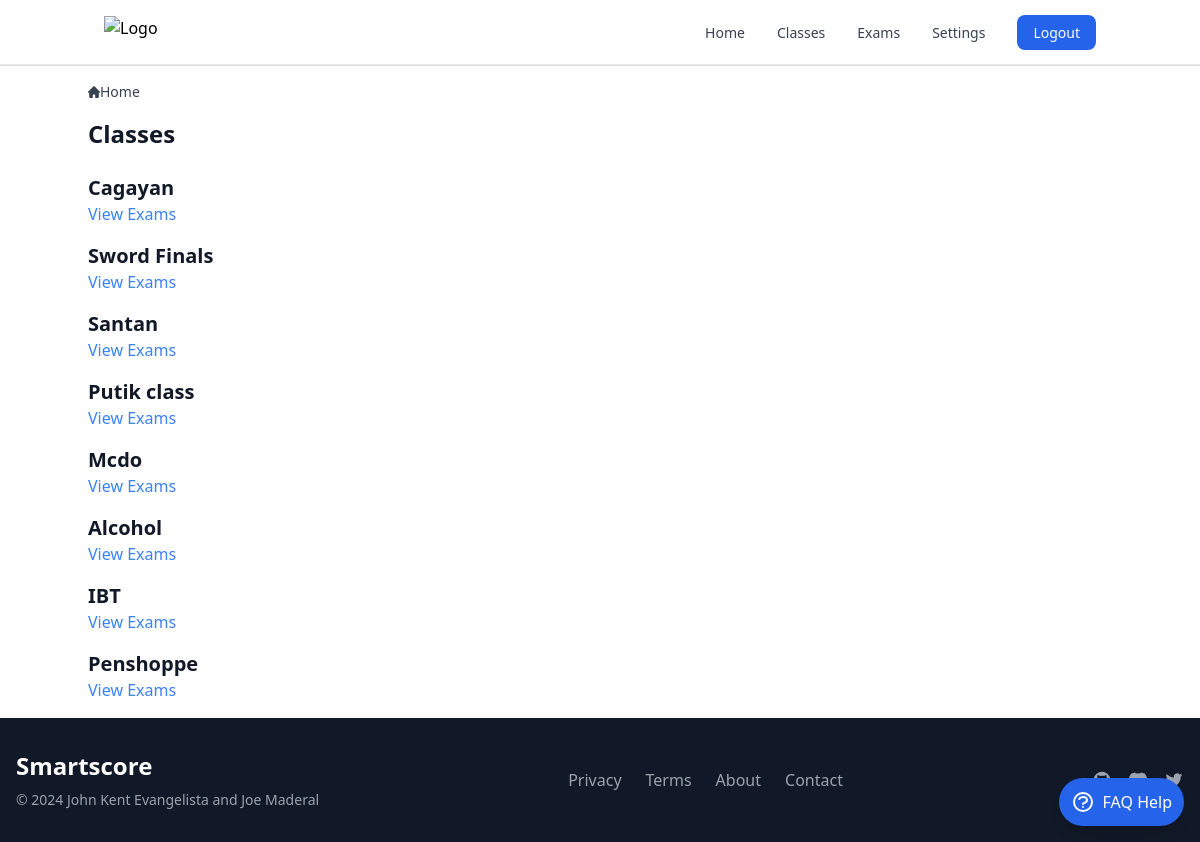
The page /list_classes/ (signed in) on the database its author committed.
### smartscoreapp/models.py (models this page shows, shortened)
class Class(models.Model):
    name = models.CharField(max_length=100)
    description = models.TextField(blank=True)
    user = models.ForeignKey(settings.AUTH_USER_MODEL, on_delete=models.CASCADE)

### smartscoreapp/views.py (the view)
# urls.py: path('list_classes/', list_classes_view, name='list_classes'),
@login_required
def list_classes_view(request):
    classes = Class.objects.filter(user=request.user)
    return render(request, 'list_classes.html', {'classes': classes})

### templates/classes/list_classes.html (shortened to what this page needs)
{% extends "base.html" %}
{% block content %}
<nav class="flex mb-4" aria-label="Breadcrumb">
  <ol class="inline-flex items-center space-x-1 md:space-x-2 rtl:space-x-reverse">
    <li class="inline-flex items-center">
      <a href="{% url 'index' %}" class="inline-flex items-center text-sm font-medium text-gray-700 hover:text-blue-600 dark:text-gray-400 dark:hover:text-white">
        Home
      </a>
    </li>
  </ol>
</nav>
<h1 class="text-2xl font-semibold text-gray-900 dark:text-white mb-6">Classes</h1>
{% for class in classes %}
  <div class="mb-4">
    <h2 class="text-xl font-semibold text-gray-900 dark:text-white">{{ class.name }}</h2>
    <a href="{% url 'class_exams' class.id %}" class="text-blue-500 hover:underline">View Exams</a>
  </div>
{% endfor %}
{% endblock %}

### rows shown on the page
Class: name "Cagayan"
Class: name "Sword Finals"
Class: name "Santan"
Class: name "Putik class"
Class: name "Mcdo"
Class: name "Alcohol"
Class: name "IBT"
Class: name "Penshoppe"
